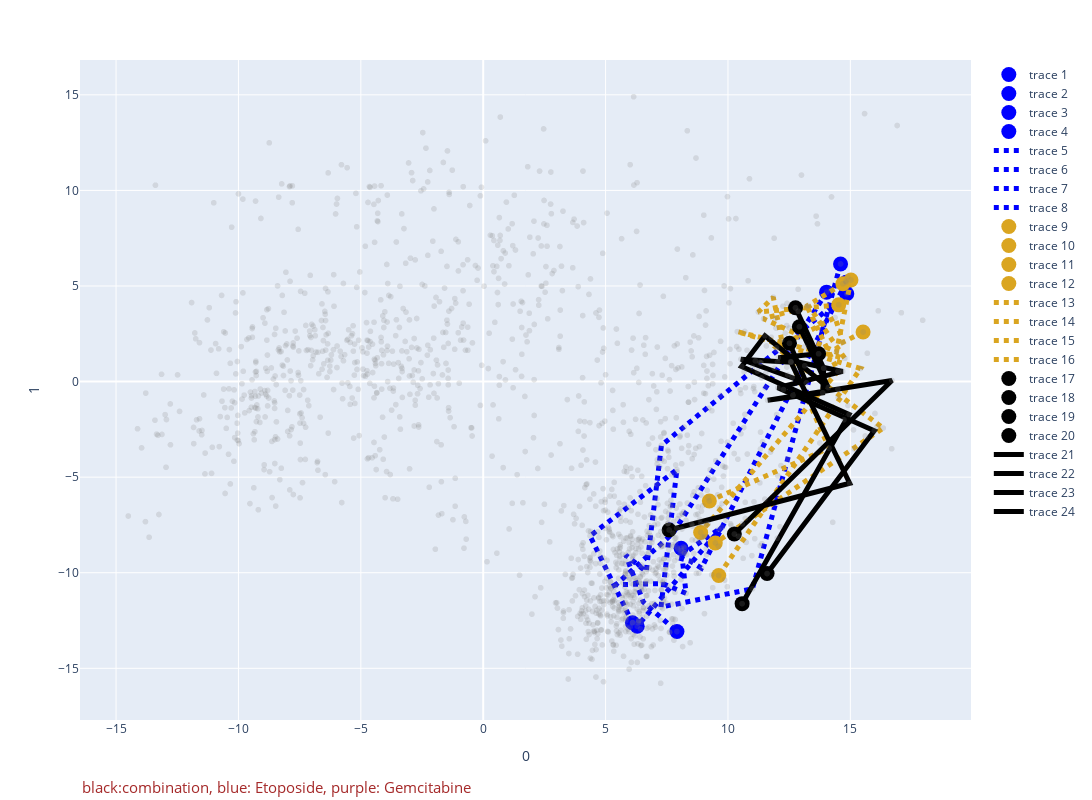
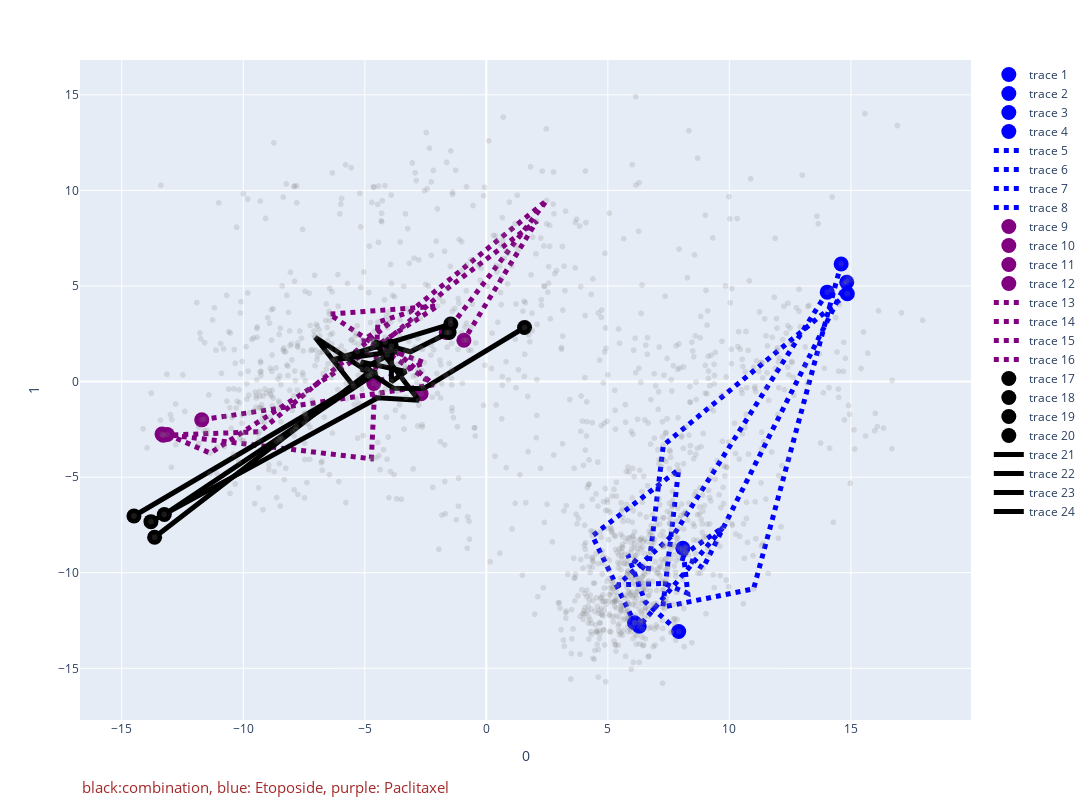
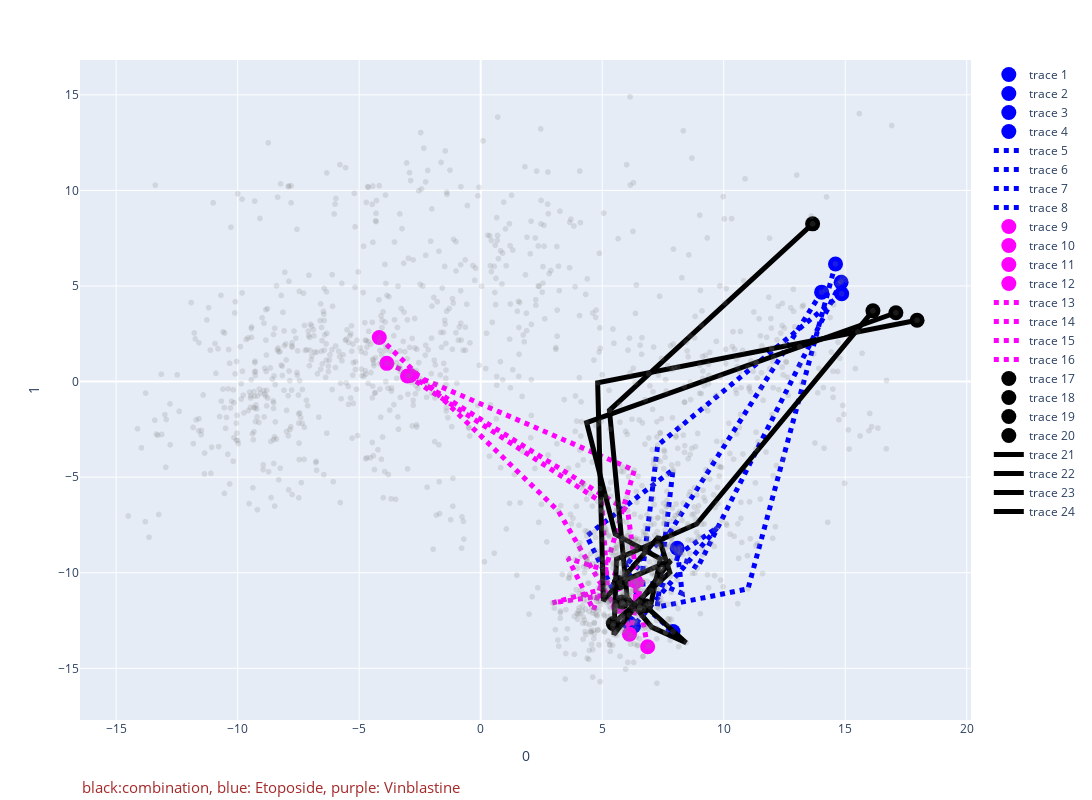
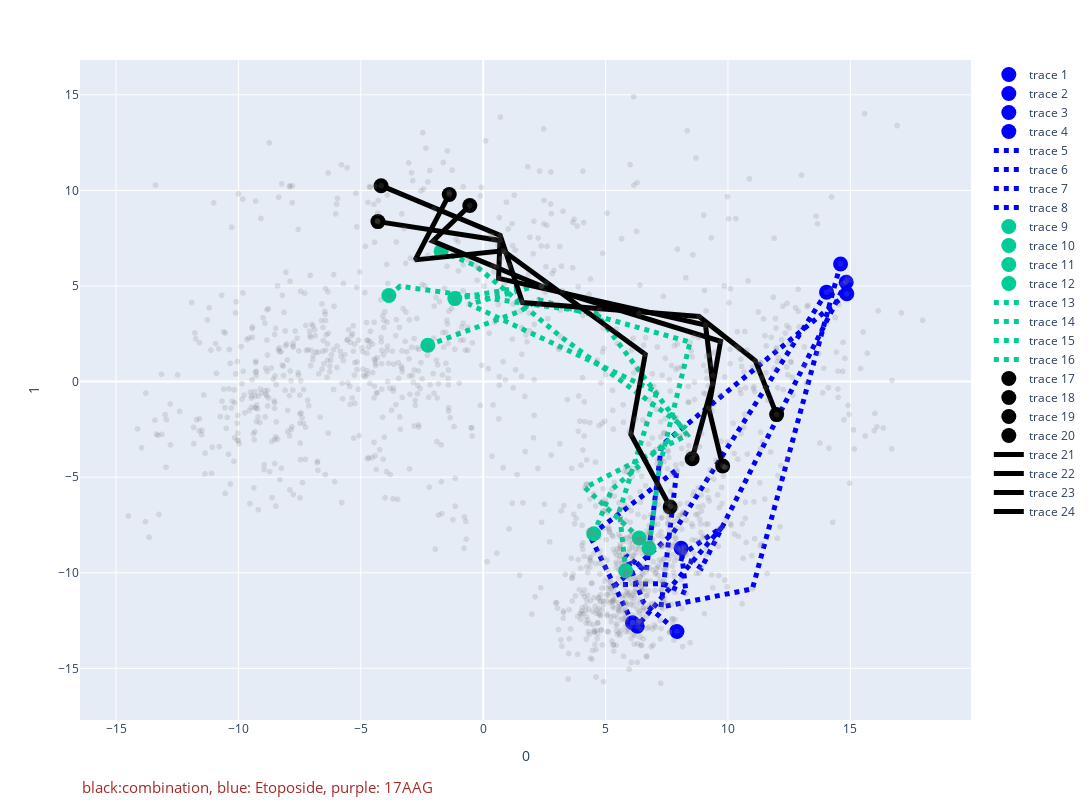

Notebook cell for these charts, in order:
### Code cell
for i in range(len(combi_name)):
    oneclick_plot_a_set(i)
save_as_pdf(global_name)

### Figure 1 — Plotly figure (JSON) as saved in the notebook; plotly's stock layout.template omitted (floating-point values rounded to 4 significant figures; data arrays with more than 128 entries replaced by an {"elided": "..."} marker saying what was removed)
{"data": [{"hovertemplate": "0=%{x}<br>1=%{y}<extra></extra>", "legendgroup": "", "marker": {"color": "grey", "opacity": 0.2, "symbol": "circle"}, "mode": "markers", "name": "", "showlegend": false, "type": "scattergl", "x": {"elided": "1536 float values"}, "xaxis": "x", "y": {"elided": "1536 float values"}, "yaxis": "y"}, {"line": {"color": "blue"}, "marker": {"size": 15}, "mode": "markers", "type": "scatter", "x": [14.03, 8.087], "y": [4.678, -8.718]}, {"line": {"color": "blue"}, "marker": {"size": 15}, "mode": "markers", "type": "scatter", "x": [14.85, 7.915], "y": [4.594, -13.08]}, {"line": {"color": "blue"}, "marker": {"size": 15}, "mode": "markers", "type": "scatter", "x": [14.83, 6.292], "y": [5.193, -12.8]}, {"line": {"color": "blue"}, "marker": {"size": 15}, "mode": "markers", "type": "scatter", "x": [14.6, 6.099], "y": [6.153, -12.61]}, {"line": {"color": "blue", "dash": "dot", "width": 5}, "mode": "lines", "type": "scatter", "x": [14.03, 7.755, 5.419, 7.326, 8.288, 8.087], "y": [4.678, -7.928, -10.63, -10.56, -11.08, -8.718]}, {"line": {"color": "blue", "dash": "dot", "width": 5}, "mode": "lines", "type": "scatter", "x": [14.85, 7.281, 6.66, 5.828, 6.542, 7.915], "y": [4.594, -3.335, -9.944, -9.083, -11.54, -13.08]}, {"line": {"color": "blue", "dash": "dot", "width": 5}, "mode": "lines", "type": "scatter", "x": [14.83, 8.915, 8.476, 7.944, 9.745, 6.292], "y": [5.193, -9.756, -9.401, -9.214, -7.625, -12.8]}, {"line": {"color": "blue", "dash": "dot", "width": 5}, "mode": "lines", "type": "scatter", "x": [14.6, 11.0, 7.262, 7.913, 4.364, 6.099], "y": [6.153, -10.84, -11.8, -4.61, -8.073, -12.61]}, {"line": {"color": "goldenrod"}, "marker": {"size": 15}, "mode": "markers", "type": "scatter", "x": [15.02, 8.884], "y": [5.311, -7.892]}, {"line": {"color": "goldenrod"}, "marker": {"size": 15}, "mode": "markers", "type": "scatter", "x": [15.52, 9.481], "y": [2.594, -8.44]}, {"line": {"color": "goldenrod"}, "marker": {"size": 15}, "mode": "markers", "type": "scatter", "x": [14.52, 9.239], "y": [4.014, -6.245]}, {"line": {"color": "goldenrod"}, "marker": {"size": 15}, "mode": "markers", "type": "scatter", "x": [14.7, 9.621], "y": [5.118, -10.15]}, {"line": {"color": "goldenrod", "dash": "dot", "width": 5}, "mode": "lines", "type": "scatter", "x": [15.02, 14.43, 11.46, 13.23, 14.49, 8.884], "y": [5.311, 1.546, 3.285, 3.926, 0.5416, -7.892]}, {"line": {"color": "goldenrod", "dash": "dot", "width": 5}, "mode": "lines", "type": "scatter", "x": [15.52, 14.7, 14.38, 11.98, 16.34, 9.481], "y": [2.594, 2.054, 3.349, 1.769, -2.432, -8.44]}, {"line": {"color": "goldenrod", "dash": "dot", "width": 5}, "mode": "lines", "type": "scatter", "x": [14.52, 11.24, 11.85, 12.19, 14.13, 9.239], "y": [4.014, 3.64, 4.412, 2.191, -3.482, -6.245]}, {"line": {"color": "goldenrod", "dash": "dot", "width": 5}, "mode": "lines", "type": "scatter", "x": [14.7, 13.27, 14.77, 10.38, 15.42, 9.621], "y": [5.118, 3.992, 1.217, 2.613, 0.6839, -10.15]}, {"line": {"color": "black"}, "marker": {"size": 15}, "mode": "markers", "type": "scatter", "x": [12.76, 10.26], "y": [3.862, -7.975]}, {"line": {"color": "black"}, "marker": {"size": 15}, "mode": "markers", "type": "scatter", "x": [13.7, 11.6], "y": [1.455, -10.04]}, {"line": {"color": "black"}, "marker": {"size": 15}, "mode": "markers", "type": "scatter", "x": [12.51, 7.597], "y": [2.001, -7.763]}, {"line": {"color": "black"}, "marker": {"size": 15}, "mode": "markers", "type": "scatter", "x": [12.92, 10.58], "y": [2.865, -11.62]}, {"line": {"color": "black", "width": 5}, "mode": "lines", "type": "scatter", "x": [12.76, 13.91, 13.87, 11.62, 16.7, 10.26], "y": [3.862, 0.696, -0.5878, -0.9821, 0.05603, -7.975]}, {"line": {"color": "black", "width": 5}, "mode": "lines", "type": "scatter", "x": [13.7, 12.06, 14.69, 12.03, 15.98, 11.6], "y": [1.455, 1.248, 0.5307, -0.3238, -2.57, -10.04]}, {"line": {"color": "black", "width": 5}, "mode": "lines", "type": "scatter", "x": [12.51, 13.2, 10.53, 12.58, 14.97, 7.597], "y": [2.001, -0.06745, 1.169, 1.007, -5.32, -7.763]}, {"line": {"color": "black", "width": 5}, "mode": "lines", "type": "scatter", "x": [12.92, 14.1, 11.51, 10.56, 14.95, 10.58], "y": [2.865, -0.3134, 2.393, 0.7907, -1.716, -11.62]}], "layout": {"annotations": [{"font": {"color": "brown", "size": 15}, "showarrow": false, "text": "black:combination, blue: Etoposide, purple: Gemcitabine", "textangle": 0, "x": 0, "xanchor": "left", "xref": "paper", "y": -0.12, "yref": "paper"}], "height": 800, "legend": {"tracegroupgap": 0}, "margin": {"t": 60}, "width": 1200, "xaxis": {"anchor": "y", "domain": [0, 1], "title": {"text": "0"}}, "yaxis": {"anchor": "x", "domain": [0, 1], "title": {"text": "1"}}}}

### Figure 2 — Plotly figure (JSON) as saved in the notebook; plotly's stock layout.template omitted (floating-point values rounded to 4 significant figures; data arrays with more than 128 entries replaced by an {"elided": "..."} marker saying what was removed)
{"data": [{"hovertemplate": "0=%{x}<br>1=%{y}<extra></extra>", "legendgroup": "", "marker": {"color": "grey", "opacity": 0.2, "symbol": "circle"}, "mode": "markers", "name": "", "showlegend": false, "type": "scattergl", "x": {"elided": "1536 float values"}, "xaxis": "x", "y": {"elided": "1536 float values"}, "yaxis": "y"}, {"line": {"color": "blue"}, "marker": {"size": 15}, "mode": "markers", "type": "scatter", "x": [14.03, 8.087], "y": [4.678, -8.718]}, {"line": {"color": "blue"}, "marker": {"size": 15}, "mode": "markers", "type": "scatter", "x": [14.85, 7.915], "y": [4.594, -13.08]}, {"line": {"color": "blue"}, "marker": {"size": 15}, "mode": "markers", "type": "scatter", "x": [14.83, 6.292], "y": [5.193, -12.8]}, {"line": {"color": "blue"}, "marker": {"size": 15}, "mode": "markers", "type": "scatter", "x": [14.6, 6.099], "y": [6.153, -12.61]}, {"line": {"color": "blue", "dash": "dot", "width": 5}, "mode": "lines", "type": "scatter", "x": [14.03, 7.755, 5.419, 7.326, 8.288, 8.087], "y": [4.678, -7.928, -10.63, -10.56, -11.08, -8.718]}, {"line": {"color": "blue", "dash": "dot", "width": 5}, "mode": "lines", "type": "scatter", "x": [14.85, 7.281, 6.66, 5.828, 6.542, 7.915], "y": [4.594, -3.335, -9.944, -9.083, -11.54, -13.08]}, {"line": {"color": "blue", "dash": "dot", "width": 5}, "mode": "lines", "type": "scatter", "x": [14.83, 8.915, 8.476, 7.944, 9.745, 6.292], "y": [5.193, -9.756, -9.401, -9.214, -7.625, -12.8]}, {"line": {"color": "blue", "dash": "dot", "width": 5}, "mode": "lines", "type": "scatter", "x": [14.6, 11.0, 7.262, 7.913, 4.364, 6.099], "y": [6.153, -10.84, -11.8, -4.61, -8.073, -12.61]}, {"line": {"color": "purple"}, "marker": {"size": 15}, "mode": "markers", "type": "scatter", "x": [-13.13, -2.684], "y": [-2.765, -0.6383]}, {"line": {"color": "purple"}, "marker": {"size": 15}, "mode": "markers", "type": "scatter", "x": [-13.29, -4.631], "y": [-2.81, -0.09464]}, {"line": {"color": "purple"}, "marker": {"size": 15}, "mode": "markers", "type": "scatter", "x": [-11.71, -0.9227], "y": [-2.002, 2.165]}, {"line": {"color": "purple"}, "marker": {"size": 15}, "mode": "markers", "type": "scatter", "x": [-13.34, -1.648], "y": [-2.749, 2.571]}, {"line": {"color": "purple", "dash": "dot", "width": 5}, "mode": "lines", "type": "scatter", "x": [-13.13, -11.36, -2.004, -6.455, -2.493, -2.684], "y": [-2.765, -3.741, 3.949, 3.525, 0.1419, -0.6383]}, {"line": {"color": "purple", "dash": "dot", "width": 5}, "mode": "lines", "type": "scatter", "x": [-13.29, -9.329, -3.928, -5.09, -2.545, -4.631], "y": [-2.81, -2.623, 3.116, 2.162, 0.9929, -0.09464]}, {"line": {"color": "purple", "dash": "dot", "width": 5}, "mode": "lines", "type": "scatter", "x": [-11.71, -2.169, -4.164, -1.58, 2.074, -0.9227], "y": [-2.002, -0.1707, 2.08, 4.892, 8.391, 2.165]}, {"line": {"color": "purple", "dash": "dot", "width": 5}, "mode": "lines", "type": "scatter", "x": [-13.34, -4.73, -4.461, -3.155, 2.486, -1.648], "y": [-2.749, -4.041, 3.103, 3.634, 9.475, 2.571]}, {"line": {"color": "black"}, "marker": {"size": 15}, "mode": "markers", "type": "scatter", "x": [-13.25, -1.462], "y": [-6.953, 3.011]}, {"line": {"color": "black"}, "marker": {"size": 15}, "mode": "markers", "type": "scatter", "x": [-13.65, -3.91], "y": [-8.144, 1.853]}, {"line": {"color": "black"}, "marker": {"size": 15}, "mode": "markers", "type": "scatter", "x": [-13.8, -1.532], "y": [-7.328, 2.57]}, {"line": {"color": "black"}, "marker": {"size": 15}, "mode": "markers", "type": "scatter", "x": [-14.5, 1.573], "y": [-7.033, 2.828]}, {"line": {"color": "black", "width": 5}, "mode": "lines", "type": "scatter", "x": [-13.25, -4.516, -5.156, -3.71, -6.353, -1.462], "y": [-6.953, 0.4721, 0.6325, 1.59, 1.115, 3.011]}, {"line": {"color": "black", "width": 5}, "mode": "lines", "type": "scatter", "x": [-13.65, -4.748, -5.148, -3.311, -3.904, -3.91], "y": [-8.144, 0.569, 1.028, 0.5249, -0.001054, 1.853]}, {"line": {"color": "black", "width": 5}, "mode": "lines", "type": "scatter", "x": [-13.8, -4.461, -2.779, -4.624, -3.121, -1.532], "y": [-7.328, -0.8521, -0.9786, 2.093, 1.562, 2.57]}, {"line": {"color": "black", "width": 5}, "mode": "lines", "type": "scatter", "x": [-14.5, -5.449, -7.039, -3.812, -2.579, 1.573], "y": [-7.033, -0.2541, 2.308, -0.3523, -0.366, 2.828]}], "layout": {"annotations": [{"font": {"color": "brown", "size": 15}, "showarrow": false, "text": "black:combination, blue: Etoposide, purple: Paclitaxel", "textangle": 0, "x": 0, "xanchor": "left", "xref": "paper", "y": -0.12, "yref": "paper"}], "height": 800, "legend": {"tracegroupgap": 0}, "margin": {"t": 60}, "width": 1200, "xaxis": {"anchor": "y", "domain": [0, 1], "title": {"text": "0"}}, "yaxis": {"anchor": "x", "domain": [0, 1], "title": {"text": "1"}}}}

### Figure 3 — Plotly figure (JSON) as saved in the notebook; plotly's stock layout.template omitted (floating-point values rounded to 4 significant figures; data arrays with more than 128 entries replaced by an {"elided": "..."} marker saying what was removed)
{"data": [{"hovertemplate": "0=%{x}<br>1=%{y}<extra></extra>", "legendgroup": "", "marker": {"color": "grey", "opacity": 0.2, "symbol": "circle"}, "mode": "markers", "name": "", "showlegend": false, "type": "scattergl", "x": {"elided": "1536 float values"}, "xaxis": "x", "y": {"elided": "1536 float values"}, "yaxis": "y"}, {"line": {"color": "blue"}, "marker": {"size": 15}, "mode": "markers", "type": "scatter", "x": [14.03, 8.087], "y": [4.678, -8.718]}, {"line": {"color": "blue"}, "marker": {"size": 15}, "mode": "markers", "type": "scatter", "x": [14.85, 7.915], "y": [4.594, -13.08]}, {"line": {"color": "blue"}, "marker": {"size": 15}, "mode": "markers", "type": "scatter", "x": [14.83, 6.292], "y": [5.193, -12.8]}, {"line": {"color": "blue"}, "marker": {"size": 15}, "mode": "markers", "type": "scatter", "x": [14.6, 6.099], "y": [6.153, -12.61]}, {"line": {"color": "blue", "dash": "dot", "width": 5}, "mode": "lines", "type": "scatter", "x": [14.03, 7.755, 5.419, 7.326, 8.288, 8.087], "y": [4.678, -7.928, -10.63, -10.56, -11.08, -8.718]}, {"line": {"color": "blue", "dash": "dot", "width": 5}, "mode": "lines", "type": "scatter", "x": [14.85, 7.281, 6.66, 5.828, 6.542, 7.915], "y": [4.594, -3.335, -9.944, -9.083, -11.54, -13.08]}, {"line": {"color": "blue", "dash": "dot", "width": 5}, "mode": "lines", "type": "scatter", "x": [14.83, 8.915, 8.476, 7.944, 9.745, 6.292], "y": [5.193, -9.756, -9.401, -9.214, -7.625, -12.8]}, {"line": {"color": "blue", "dash": "dot", "width": 5}, "mode": "lines", "type": "scatter", "x": [14.6, 11.0, 7.262, 7.913, 4.364, 6.099], "y": [6.153, -10.84, -11.8, -4.61, -8.073, -12.61]}, {"line": {"color": "magenta"}, "marker": {"size": 15}, "mode": "markers", "type": "scatter", "x": [-2.896, 6.868], "y": [0.3186, -13.87]}, {"line": {"color": "magenta"}, "marker": {"size": 15}, "mode": "markers", "type": "scatter", "x": [-3.862, 6.121], "y": [0.9534, -13.22]}, {"line": {"color": "magenta"}, "marker": {"size": 15}, "mode": "markers", "type": "scatter", "x": [-4.174, 5.664], "y": [2.307, -11.75]}, {"line": {"color": "magenta"}, "marker": {"size": 15}, "mode": "markers", "type": "scatter", "x": [-3.011, 6.38], "y": [0.2931, -10.45]}, {"line": {"color": "magenta", "dash": "dot", "width": 5}, "mode": "lines", "type": "scatter", "x": [-2.896, 6.047, 6.414, 6.355, 6.393, 6.868], "y": [0.3186, -6.755, -10.21, -11.61, -10.53, -13.87]}, {"line": {"color": "magenta", "dash": "dot", "width": 5}, "mode": "lines", "type": "scatter", "x": [-3.862, 6.318, 4.644, 3.596, 6.635, 6.121], "y": [0.9534, -4.637, -11.96, -9.24, -10.48, -13.22]}, {"line": {"color": "magenta", "dash": "dot", "width": 5}, "mode": "lines", "type": "scatter", "x": [-4.174, 3.193, 5.151, 6.406, 5.552, 5.664], "y": [2.307, -6.768, -11.03, -13.36, -11.73, -11.75]}, {"line": {"color": "magenta", "dash": "dot", "width": 5}, "mode": "lines", "type": "scatter", "x": [-3.011, 4.983, 5.219, 2.956, 5.1, 6.38], "y": [0.2931, -6.317, -10.79, -11.58, -11.17, -10.45]}, {"line": {"color": "black"}, "marker": {"size": 15}, "mode": "markers", "type": "scatter", "x": [17.08, 5.82], "y": [3.6, -11.53]}, {"line": {"color": "black"}, "marker": {"size": 15}, "mode": "markers", "type": "scatter", "x": [13.66, 6.773], "y": [8.251, -11.73]}, {"line": {"color": "black"}, "marker": {"size": 15}, "mode": "markers", "type": "scatter", "x": [17.96, 5.458], "y": [3.209, -12.66]}, {"line": {"color": "black"}, "marker": {"size": 15}, "mode": "markers", "type": "scatter", "x": [16.14, 5.707], "y": [3.7, -10.52]}, {"line": {"color": "black", "width": 5}, "mode": "lines", "type": "scatter", "x": [17.08, 4.36, 5.535, 7.396, 6.979, 5.82], "y": [3.6, -2.149, -7.982, -9.265, -11.8, -11.53]}, {"line": {"color": "black", "width": 5}, "mode": "lines", "type": "scatter", "x": [13.66, 5.298, 6.024, 7.035, 8.455, 6.773], "y": [8.251, -1.507, -11.28, -12.84, -13.66, -11.73]}, {"line": {"color": "black", "width": 5}, "mode": "lines", "type": "scatter", "x": [17.96, 4.813, 5.049, 7.316, 7.782, 5.458], "y": [3.209, -0.06562, -11.47, -8.123, -9.983, -12.66]}, {"line": {"color": "black", "width": 5}, "mode": "lines", "type": "scatter", "x": [16.14, 8.885, 5.588, 5.482, 7.82, 5.707], "y": [3.7, -7.451, -9.286, -13.23, -9.369, -10.52]}], "layout": {"annotations": [{"font": {"color": "brown", "size": 15}, "showarrow": false, "text": "black:combination, blue: Etoposide, purple: Vinblastine", "textangle": 0, "x": 0, "xanchor": "left", "xref": "paper", "y": -0.12, "yref": "paper"}], "height": 800, "legend": {"tracegroupgap": 0}, "margin": {"t": 60}, "width": 1200, "xaxis": {"anchor": "y", "domain": [0, 1], "title": {"text": "0"}}, "yaxis": {"anchor": "x", "domain": [0, 1], "title": {"text": "1"}}}}

### Figure 4 — Plotly figure (JSON) as saved in the notebook; plotly's stock layout.template omitted (floating-point values rounded to 4 significant figures; data arrays with more than 128 entries replaced by an {"elided": "..."} marker saying what was removed)
{"data": [{"hovertemplate": "0=%{x}<br>1=%{y}<extra></extra>", "legendgroup": "", "marker": {"color": "grey", "opacity": 0.2, "symbol": "circle"}, "mode": "markers", "name": "", "showlegend": false, "type": "scattergl", "x": {"elided": "1536 float values"}, "xaxis": "x", "y": {"elided": "1536 float values"}, "yaxis": "y"}, {"line": {"color": "blue"}, "marker": {"size": 15}, "mode": "markers", "type": "scatter", "x": [14.03, 8.087], "y": [4.678, -8.718]}, {"line": {"color": "blue"}, "marker": {"size": 15}, "mode": "markers", "type": "scatter", "x": [14.85, 7.915], "y": [4.594, -13.08]}, {"line": {"color": "blue"}, "marker": {"size": 15}, "mode": "markers", "type": "scatter", "x": [14.83, 6.292], "y": [5.193, -12.8]}, {"line": {"color": "blue"}, "marker": {"size": 15}, "mode": "markers", "type": "scatter", "x": [14.6, 6.099], "y": [6.153, -12.61]}, {"line": {"color": "blue", "dash": "dot", "width": 5}, "mode": "lines", "type": "scatter", "x": [14.03, 7.755, 5.419, 7.326, 8.288, 8.087], "y": [4.678, -7.928, -10.63, -10.56, -11.08, -8.718]}, {"line": {"color": "blue", "dash": "dot", "width": 5}, "mode": "lines", "type": "scatter", "x": [14.85, 7.281, 6.66, 5.828, 6.542, 7.915], "y": [4.594, -3.335, -9.944, -9.083, -11.54, -13.08]}, {"line": {"color": "blue", "dash": "dot", "width": 5}, "mode": "lines", "type": "scatter", "x": [14.83, 8.915, 8.476, 7.944, 9.745, 6.292], "y": [5.193, -9.756, -9.401, -9.214, -7.625, -12.8]}, {"line": {"color": "blue", "dash": "dot", "width": 5}, "mode": "lines", "type": "scatter", "x": [14.6, 11.0, 7.262, 7.913, 4.364, 6.099], "y": [6.153, -10.84, -11.8, -4.61, -8.073, -12.61]}, {"line": {"color": "#00CC96"}, "marker": {"size": 15}, "mode": "markers", "type": "scatter", "x": [-2.263, 6.772], "y": [1.9, -8.725]}, {"line": {"color": "#00CC96"}, "marker": {"size": 15}, "mode": "markers", "type": "scatter", "x": [-1.719, 4.515], "y": [6.815, -7.96]}, {"line": {"color": "#00CC96"}, "marker": {"size": 15}, "mode": "markers", "type": "scatter", "x": [-1.16, 5.821], "y": [4.34, -9.898]}, {"line": {"color": "#00CC96"}, "marker": {"size": 15}, "mode": "markers", "type": "scatter", "x": [-3.855, 6.375], "y": [4.506, -8.183]}, {"line": {"color": "#00CC96", "dash": "dot", "width": 5}, "mode": "lines", "type": "scatter", "x": [-2.263, 1.509, 2.264, 8.455, 7.205, 6.772], "y": [1.9, 3.678, 4.286, 2.064, -4.449, -8.725]}, {"line": {"color": "#00CC96", "dash": "dot", "width": 5}, "mode": "lines", "type": "scatter", "x": [-1.719, -0.3178, 3.145, 8.208, 5.255, 4.515], "y": [6.815, 6.07, 2.373, -2.378, -5.64, -7.96]}, {"line": {"color": "#00CC96", "dash": "dot", "width": 5}, "mode": "lines", "type": "scatter", "x": [-1.16, 2.56, -0.5747, 7.093, 5.562, 5.821], "y": [4.34, 5.143, 4.048, -0.5357, -6.783, -9.898]}, {"line": {"color": "#00CC96", "dash": "dot", "width": 5}, "mode": "lines", "type": "scatter", "x": [-3.855, -3.402, 4.607, 8.337, 4.153, 6.375], "y": [4.506, 4.983, 3.588, -2.802, -5.547, -8.183]}, {"line": {"color": "black"}, "marker": {"size": 15}, "mode": "markers", "type": "scatter", "x": [-4.173, 11.99], "y": [10.25, -1.728]}, {"line": {"color": "black"}, "marker": {"size": 15}, "mode": "markers", "type": "scatter", "x": [-4.301, 8.536], "y": [8.368, -4.035]}, {"line": {"color": "black"}, "marker": {"size": 15}, "mode": "markers", "type": "scatter", "x": [-1.387, 7.638], "y": [9.789, -6.559]}, {"line": {"color": "black"}, "marker": {"size": 15}, "mode": "markers", "type": "scatter", "x": [-0.5481, 9.784], "y": [9.21, -4.418]}, {"line": {"color": "black", "width": 5}, "mode": "lines", "type": "scatter", "x": [-4.173, 0.6947, 1.605, 8.821, 11.12, 11.99], "y": [10.25, 7.642, 4.134, 3.407, 1.083, -1.728]}, {"line": {"color": "black", "width": 5}, "mode": "lines", "type": "scatter", "x": [-4.301, 0.6835, 0.6275, 9.083, 9.375, 8.536], "y": [8.368, 7.382, 5.398, 2.954, -0.1155, -4.035]}, {"line": {"color": "black", "width": 5}, "mode": "lines", "type": "scatter", "x": [-1.387, -2.779, 0.82, 6.62, 6.031, 7.638], "y": [9.789, 6.367, 6.842, 1.427, -2.758, -6.559]}, {"line": {"color": "black", "width": 5}, "mode": "lines", "type": "scatter", "x": [-0.5481, -2.059, 2.4, 9.697, 9.213, 9.784], "y": [9.21, 7.344, 4.983, 2.105, -1.396, -4.418]}], "layout": {"annotations": [{"font": {"color": "brown", "size": 15}, "showarrow": false, "text": "black:combination, blue: Etoposide, purple: 17AAG", "textangle": 0, "x": 0, "xanchor": "left", "xref": "paper", "y": -0.12, "yref": "paper"}], "height": 800, "legend": {"tracegroupgap": 0}, "margin": {"t": 60}, "width": 1200, "xaxis": {"anchor": "y", "domain": [0, 1], "title": {"text": "0"}}, "yaxis": {"anchor": "x", "domain": [0, 1], "title": {"text": "1"}}}}
